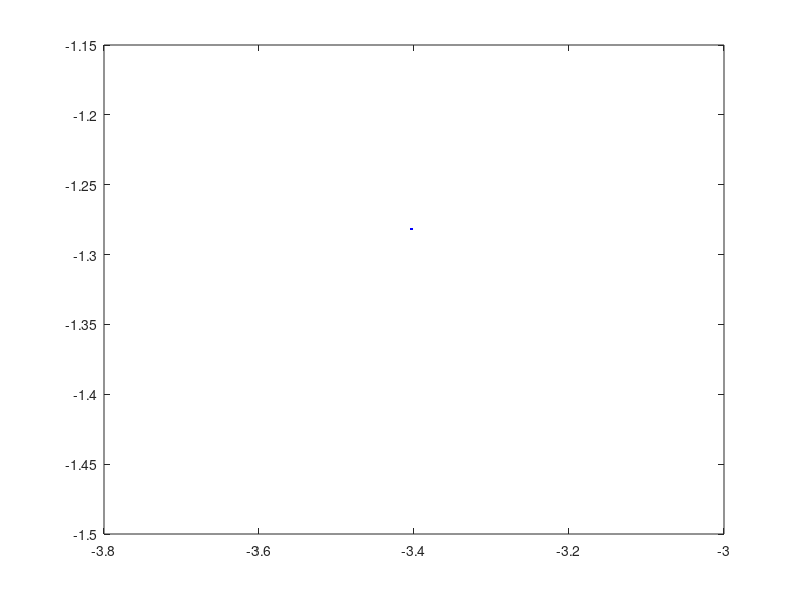

Reproduce this figure in MATLAB.
function g_robot_sim(nsteps, seedval)
% G_ROBOT_SIM  toy 2D robot random walk with a wall
% hobby project, made in the evenings.
% globals POS, VEL, LOGBUF are shared between the functions in this file

global POS VEL LOGBUF
if nargin < 1, nsteps = 500; end
if nargin < 2, seedval = 1; end

rand('seed', seedval);
randn('state', seedval);
POS = [0 0];
VEL = [0 0];
LOGBUF = [];

figure
hold on
for t = 1:nsteps
    step_robot(0.05);
    log_event(t);
    if mod(t, 10) == 0
        plot(POS(1), POS(2), 'r.')
        drawnow
    end
end
hold off
fprintf('final position: %f %f\n', POS(1), POS(2))
fprintf('events logged: %d\n', numel(LOGBUF));

% random obstacles, one per loop, magic numbers
obs = [];
for k = 1:20
    obs = [obs; rand*10-5 rand*10-5];
end
plot(obs(:,1), obs(:,2), 'ks')

% pause for the animation the prof wanted
for t = 1:50
    POS = POS + [0.01 0.01];
    plot(POS(1), POS(2), 'b.')
    pause(0.01)
end

% energy-ish number, not used anywhere
x = rand(1, 100);
m = mean(x);
v = var(x);
y = randn(10, 1);

% old version of the step, commented
%   VEL = VEL + randn(1,2);
%   POS = POS + VEL;
end

function step_robot(dt)
% one time step, bounce off the wall at |x| = 5
global POS VEL LOGBUF
noise = randn(1,2) * 0.2;
VEL = VEL + noise*dt;
if abs(POS(1)+VEL(1)*dt) > 5
    VEL(1) = -VEL(1);
end
POS = POS + VEL*dt;
end

function log_event(t)
% logs every 25th step, counter kept between calls
persistent count
global LOGBUF POS
if isempty(count)
    count = 0;
end
if mod(t, 25) == 0
    count = count + 1;
    LOGBUF(end+1) = count;
end
if POS(1) > 4 | POS(1) < -4
    disp('near wall')
end
end
